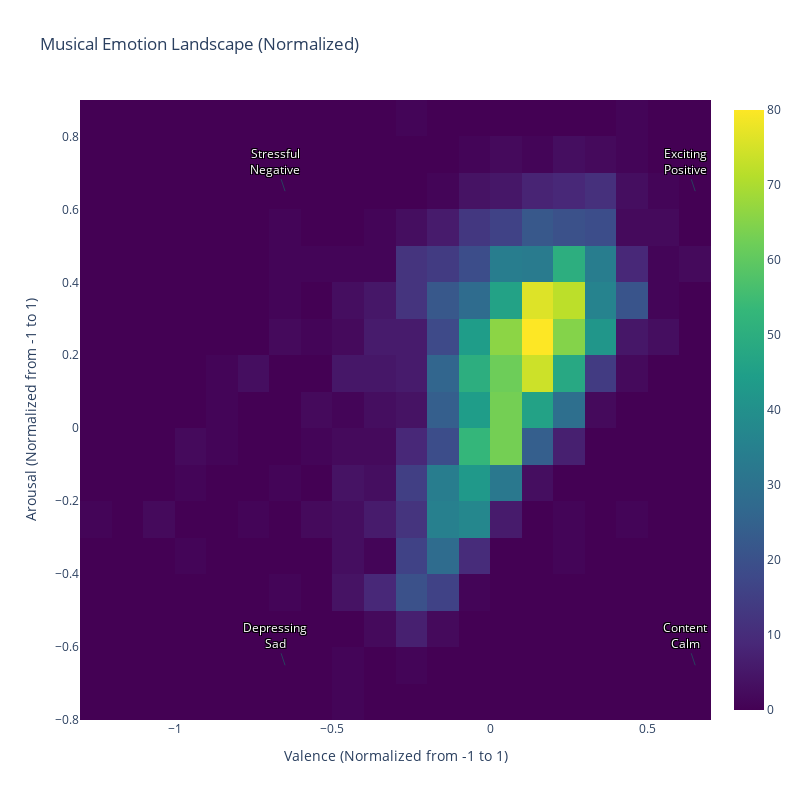

Source (notebook cell):
### Markdown cell above
## Emotion Analysis

Visualize the emotional characteristics of the music collection.

### Code cell
# Normalize the valence and arousal values from [1,9] to [-1,1]
df["valence_normalized"] = (df["valence"] - 5) / 4.0
df["arousal_normalized"] = (df["arousal"] - 5) / 4.0

# Plot the normalized values
fig = go.Figure(go.Histogram2d(
    x=df["valence_normalized"],
    y=df["arousal_normalized"],
    colorscale="Viridis",
))
annotations = [
    dict(
        x=0.65,
        y=0.65,
        text="<span style='text-shadow: -1px -1px 0px black, 1px -1px 0px black, -1px 1px 0px black, 1px 1px 0px black;'>Exciting<br>Positive</span>",
        font=dict(color="white")
    ),
    dict(
        x=-0.65,
        y=0.65,
        text="<span style='text-shadow: -1px -1px 0px black, 1px -1px 0px black, -1px 1px 0px black, 1px 1px 0px black;'>Stressful<br>Negative</span>",
        font=dict(color="white")
    ),
    dict(
        x=0.65,
        y=-0.65,
        text="<span style='text-shadow: -1px -1px 0px black, 1px -1px 0px black, -1px 1px 0px black, 1px 1px 0px black;'>Content<br>Calm</span>",
        font=dict(color="white")
    ),
    dict(
        x=-0.65,
        y=-0.65,
        text="<span style='text-shadow: -1px -1px 0px black, 1px -1px 0px black, -1px 1px 0px black, 1px 1px 0px black;'>Depressing<br>Sad</span>",
        font=dict(color="white")
    )
]

fig.update_layout(
    title="Musical Emotion Landscape (Normalized)",
    xaxis_title="Valence (Normalized from -1 to 1)",
    yaxis_title="Arousal (Normalized from -1 to 1)",
    annotations=annotations,
    height=800,
    width=800
)

fig.show()

### Figure 1 — Plotly figure (JSON) as saved in the notebook; plotly's stock layout.template omitted (floating-point values rounded to 4 significant figures; data arrays with more than 128 entries replaced by an {"elided": "..."} marker saying what was removed)
{"data": [{"colorscale": [[0, "#440154"], [0.1111, "#482878"], [0.2222, "#3e4989"], [0.3333, "#31688e"], [0.4444, "#26828e"], [0.5556, "#1f9e89"], [0.6667, "#35b779"], [0.7778, "#6ece58"], [0.8889, "#b5de2b"], [1, "#fde725"]], "type": "histogram2d", "x": {"elided": "2100 float values"}, "y": {"elided": "2100 float values"}}], "layout": {"annotations": [{"font": {"color": "white"}, "text": "<span style='text-shadow: -1px -1px 0px black, 1px -1px 0px black, -1px 1px 0px black, 1px 1px 0px black;'>Exciting<br>Positive</span>", "x": 0.65, "y": 0.65}, {"font": {"color": "white"}, "text": "<span style='text-shadow: -1px -1px 0px black, 1px -1px 0px black, -1px 1px 0px black, 1px 1px 0px black;'>Stressful<br>Negative</span>", "x": -0.65, "y": 0.65}, {"font": {"color": "white"}, "text": "<span style='text-shadow: -1px -1px 0px black, 1px -1px 0px black, -1px 1px 0px black, 1px 1px 0px black;'>Content<br>Calm</span>", "x": 0.65, "y": -0.65}, {"font": {"color": "white"}, "text": "<span style='text-shadow: -1px -1px 0px black, 1px -1px 0px black, -1px 1px 0px black, 1px 1px 0px black;'>Depressing<br>Sad</span>", "x": -0.65, "y": -0.65}], "height": 800, "title": {"text": "Musical Emotion Landscape (Normalized)"}, "width": 800, "xaxis": {"title": {"text": "Valence (Normalized from -1 to 1)"}}, "yaxis": {"title": {"text": "Arousal (Normalized from -1 to 1)"}}}}
